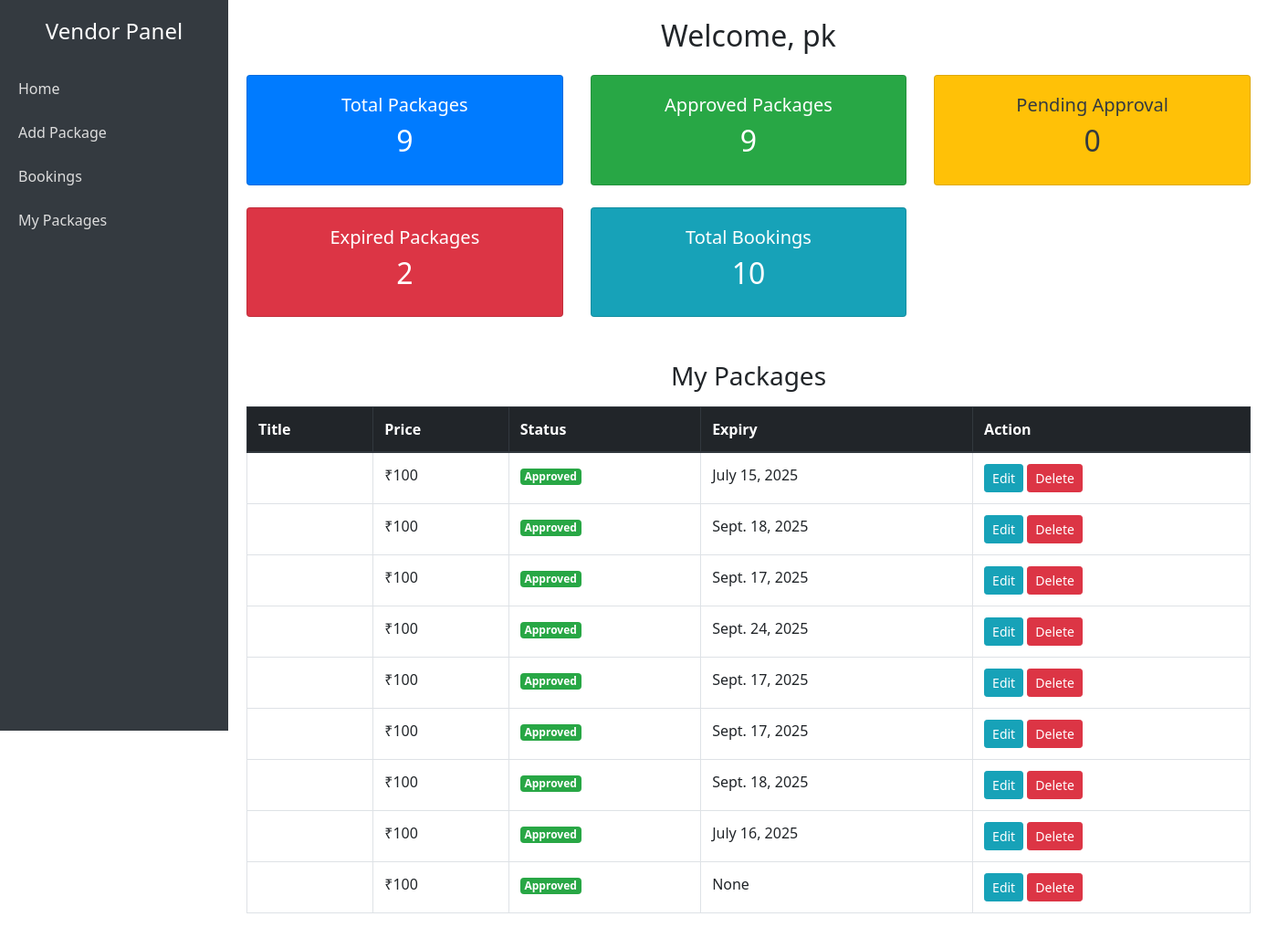
The app's page /vendor_dashboard/ (signed in), older data.
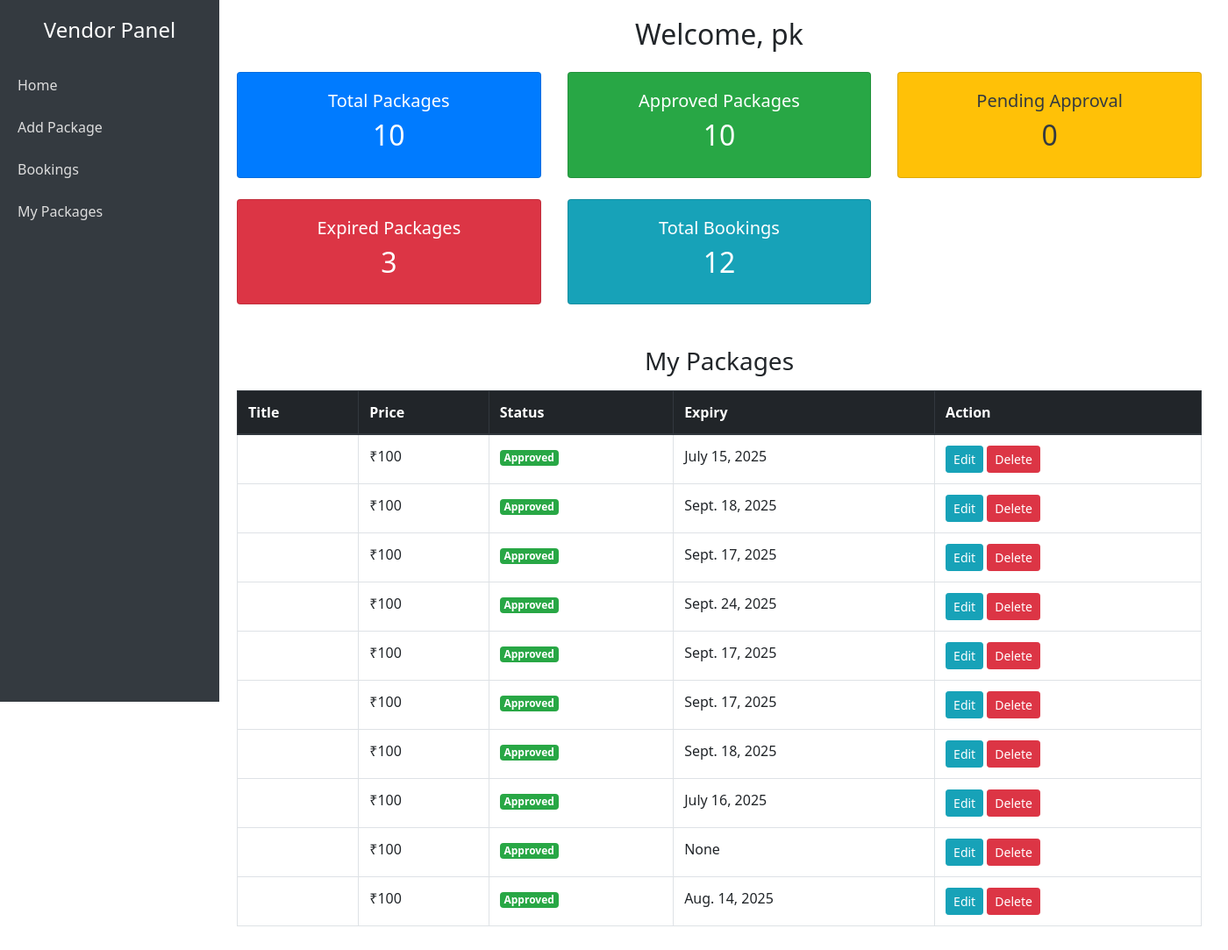
The same page, newer data.
### trip/models.py (models this page shows, shortened)
class Package(models.Model):
    img = models.ImageField(upload_to='pic/')
    vendor = models.ForeignKey(User, on_delete=models.CASCADE, related_name='trip_packages')
    name = models.CharField(max_length=255)
    desc = models.TextField()
    price = models.PositiveIntegerField()
    destination = models.CharField(max_length=100)
    is_top = models.BooleanField(default=False)
    expiry_date = models.DateField(null=True, blank=True)
    is_approved = models.BooleanField(default=False)
    objects = PackageManager()

### trip/views.py (the view)
# urls.py: path('vendor_dashboard/', views.vendor_dashboard, name='vendor_dashboard'),
def vendor_dashboard(request):
    if not request.user.is_authenticated:
        return redirect('login')
    today = timezone.now().date()
    vendor = request.user
    vendor_packages = Package.objects.filter(vendor=vendor)
    total_packages = vendor_packages.count()
    approved_packages = vendor_packages.filter(is_approved=True).count()
    pending_packages = vendor_packages.filter(is_approved=False).count()
    expired_packages = vendor_packages.filter(expiry_date__lt=today).count()
    total_bookings = Booking.objects.filter(package__vendor=vendor).count()
    context = {
        'total_packages': total_packages,
        'approved_packages': approved_packages,
        'pending_packages': pending_packages,
        'expired_packages': expired_packages,
        'total_bookings': total_bookings,
        'my_packages': vendor_packages  #
    }
    return render(request, 'dashboard.html', context)

### trip/templates/dashboard.html (shortened to what this page needs)
{% load static %}
<!DOCTYPE html>
<html lang="en">
<head>
  <link rel="stylesheet" href="{% static 'css/bootstrap.min.css' %}">
</head>
<body>
<div class="sidebar">
  <h4 class="text-center mb-4">Vendor Panel</h4>
  <a href="{% url 'index'%}">Home</a>
  <a href="{% url 'create_package' %}">Add Package</a>
  <a href="{% url 'vendor_bookings' %}">Bookings</a>
  <a href="{% url 'all_packages' %}">My Packages</a>
</div>
<div class="content container">
  <h2 class="text-center mb-4">Welcome, {{ request.user.username }}</h2>
  <div class="row text-center">
    <div class="col-md-4">
      <div class="card bg-primary text-white shadow">
        <div class="card-body">
          <h5>Total Packages</h5>
          <h2>{{ total_packages }}</h2>
        </div>
      </div>
    </div>
    <div class="col-md-4">
      <div class="card bg-success text-white shadow">
        <div class="card-body">
          <h5>Approved Packages</h5>
          <h2>{{ approved_packages }}</h2>
        </div>
      </div>
    </div>
    <div class="col-md-4">
      <div class="card bg-warning text-dark shadow">
        <div class="card-body">
          <h5>Pending Approval</h5>
          <h2>{{ pending_packages }}</h2>
        </div>
      </div>
    </div>
    <div class="col-md-4 mt-4">
      <div class="card bg-danger text-white shadow">
        <div class="card-body">
          <h5>Expired Packages</h5>
          <h2>{{ expired_packages }}</h2>
        </div>
      </div>
    </div>
    <div class="col-md-4 mt-4">
      <div class="card bg-info text-white shadow">
        <div class="card-body">
          <h5>Total Bookings</h5>
          <h2>{{ total_bookings }}</h2>
        </div>
      </div>
    </div>
  </div>
  <div class="mt-5">
    <h3 class="text-center mb-3">My Packages</h3>
    <table class="table table-bordered table-hover">
      <thead class="thead-dark">
        <tr>
          <th>Title</th>
          <th>Price</th>
          <th>Status</th>
          <th>Expiry</th>
          <th>Action</th>
        </tr>
      </thead>
      <tbody>
        {% for package in my_packages %}
        <tr>
  <td>{{ package.title }}</td>
  <td>₹{{ package.price }}</td>
  <td>
    {% if package.is_approved %}
      <span class="badge badge-success">Approved</span>
    {% else %}
      <span class="badge badge-warning">Pending</span>
    {% endif %}
  </td>
  <td>{{ package.expiry_date }}</td>
  <td>
    <a href="{% url 'edit_package' package.id %}" class="btn btn-sm btn-info">Edit</a>
    <a href="{% url 'delete_package' package.id %}" class="btn btn-sm btn-danger"
       onclick="return confirm('Are you sure?');">Delete</a>
  </td>
</tr>
        {% empty %}
        <tr>
          <td colspan="5" class="text-center">No packages found.</td>
        </tr>
        {% endfor %}
      </tbody>
    </table>
  </div>
</div>
</body>
</html>

Row changes from the older to the newer data that the page shows:
added Package: price "100", is_approved "Approved", expiry_date "Aug. 14, 2025"
Text that changed along with them:
{{ total_packages }}: "9" → "10"
{{ approved_packages }}: "9" → "10"
{{ expired_packages }}: "2" → "3"
{{ total_bookings }}: "10" → "12"
